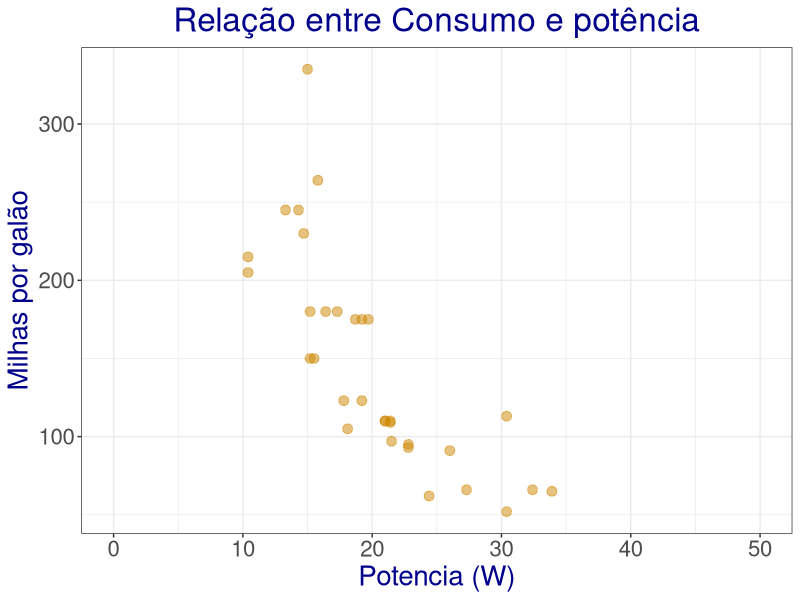
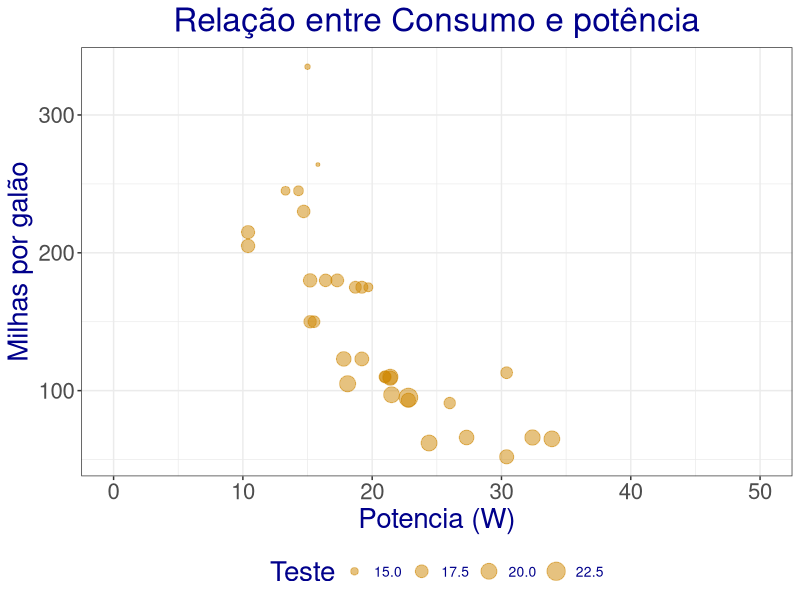
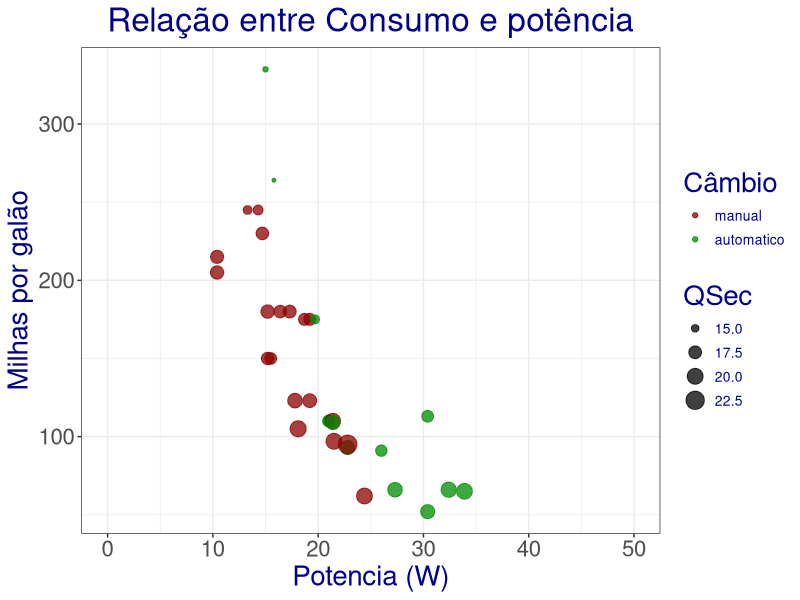

Recreate these plots in R, in order.
# Aula 21/10/2024

## GGPLOT2

#Data + #AES + #Geom 


require(dplyr)
require(tidyverse)

data(mtcars)

head(mtcars)
str(mtcars)

# Gráfico de dispersão

ggplot(data = mtcars , aes(x = mpg,y = hp )) + geom_point(size = 3, color = 'orange3', alpha = 0.5)+
  xlab("Potencia (W)") +  #Nomeando o eixo x
  ylab("Milhas por galão")+  #Nomeando o eixo y 
  ggtitle("Relação entre Consumo e potência")+ 
  scale_x_continuous( limits =c(0,50))+  #Mudando os limites do eixo x
  #scale_x_log10()+ # Colocando uma escala diferente no eixo X
  theme_bw()+
  theme(text = element_text(size = 20, color = 'blue4'), 
        plot.title = element_text(hjust =0.5))   # Mudando a cor da legenda dos eixos e ajustando o título para o meio. 


# Fazendo um gráfico de bolhas
  

ggplot(data = mtcars , aes(x = mpg,y = hp, size =qsec )) + geom_point(color = 'orange3', alpha = 0.5)+
  xlab("Potencia (W)") +  #Nomeando o eixo x
  ylab("Milhas por galão")+  #Nomeando o eixo y 
  ggtitle("Relação entre Consumo e potência")+ 
  scale_x_continuous( limits =c(0,50))+  #Mudando os limites do eixo x
  scale_size_continuous("Teste")+ # Mudando o titulo da legenda
  #scale_x_log10()+ # Colocando uma escala diferente no eixo X
  theme_bw()+
  theme(text = element_text(size = 20, color = 'blue4'), 
        plot.title = element_text(hjust =0.5),
        legend.position = "bottom",
        legend.text = element_text(size = 10))   # Mudando a cor da legenda dos eixos e ajustando o título para o meio. 


# Realçando variáveis qualitativas

ggplot(data = mtcars , aes(x = mpg,y = hp, size =qsec, color = factor(am))) + geom_point( alpha = 0.75)+
  xlab("Potencia (W)") +  #Nomeando o eixo x
  ylab("Milhas por galão")+  #Nomeando o eixo y 
  ggtitle("Relação entre Consumo e potência")+ 
  scale_x_continuous( limits =c(0,50))+  #Mudando os limites do eixo x
  scale_size_continuous(c("QSec"))+# Mudando o titulo da legenda
  scale_color_discrete("Am")+
  scale_color_manual("Câmbio",labels = c("manual","automatico"), values= c("red4","green4"))+
  #scale_x_log10()+ # Colocando uma escala diferente no eixo X
  theme_bw()+
  theme(text = element_text(size = 20, color = 'blue4'), 
        plot.title = element_text(hjust =0.5),
        legend.position = "right",
        legend.text = element_text(size = 10))   # Mudando a cor da legenda dos eixos e ajustando o título para o meio. 

colnames(mtcars)
